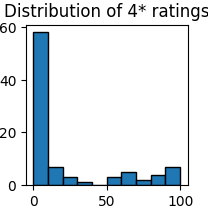

This figure's Python source:
import matplotlib.pyplot as plt
import pandas as pd

#read in a csv file into a pandas dataframe
df = pd.read_csv('../data/data.csv')

#convert the 4* column dataframe into a numpy array
ratings = df['4*'].to_numpy()
print(ratings)

bin_edges = [i * 10 for i in range(11)]  # creates bins from 0 to 100 with step of 10

figsize_in_inches = (200/96, 200/96)

# Create the pie chart with the specified size
plt.figure(figsize=figsize_in_inches)
plt.hist(ratings, bins=bin_edges, edgecolor='black')
plt.title('Distribution of 4* ratings')
plt.xlabel('Percentage Score')
plt.ylabel('Number of Submissions')

plt.savefig('histDist.png')